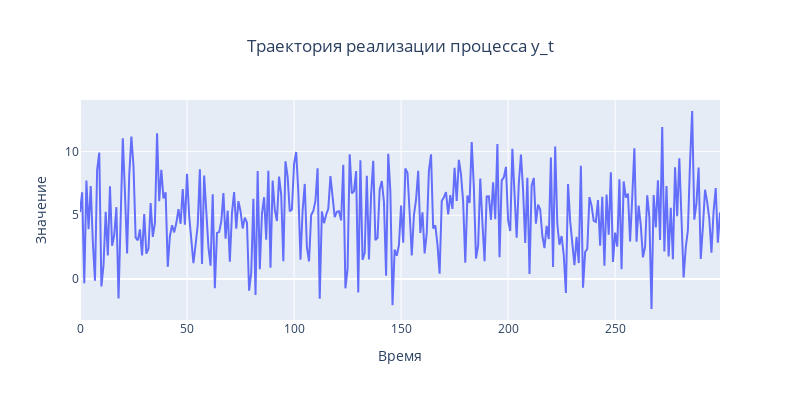

The code cell stored with this chart in its notebook:
### Markdown cell above
Предположим теперь, что мы смогли подобрать хороший метод и оценить нашу случайную величину. Мы получили некоторые оценки $\hat{\theta}$ для параметров $\theta$. После этого нам бы по-хорошему хотелось бы как-то использовать это знание и сделать выводы о рассматриваемой величине. Для простоты рассмотрим следующий пример.

Пусть мы имеем некоторую реализацию процесса $y$. Выглядит она следующим образом:

### Code cell
n_samples = 300

x = np.arange(n_samples)
y = np.random.normal(5, 3, 300)

fig = go.Figure() 

fig.add_trace(go.Scatter(x=x, y=y, name="Симулированный процесс"))

fig.update_layout(
    title={
        'text': "Траектория реализации процесса y_t",
        'y':0.9,
        'x':0.5,
        'xanchor': 'center',
        'yanchor': 'top'},
    xaxis={'title_text':'Время'},
    yaxis={'title_text':'Значение'},
    legend={
        'x':0.7,
        'y':1},
    autosize=False,
    width=800,
    height=400)
fig.show()

### Figure 1 — Plotly figure (JSON) as saved in the notebook; plotly's stock layout.template omitted (floating-point values rounded to 4 significant figures; data arrays with more than 128 entries replaced by an {"elided": "..."} marker saying what was removed)
{"data": [{"name": "Симулированный процесс", "type": "scatter", "x": {"elided": "300 int values"}, "y": {"elided": "300 float values"}}], "layout": {"autosize": false, "height": 400, "legend": {"x": 0.7, "y": 1}, "title": {"text": "Траектория реализации процесса y_t", "x": 0.5, "xanchor": "center", "y": 0.9, "yanchor": "top"}, "width": 800, "xaxis": {"title": {"text": "Время"}}, "yaxis": {"title": {"text": "Значение"}}}}
